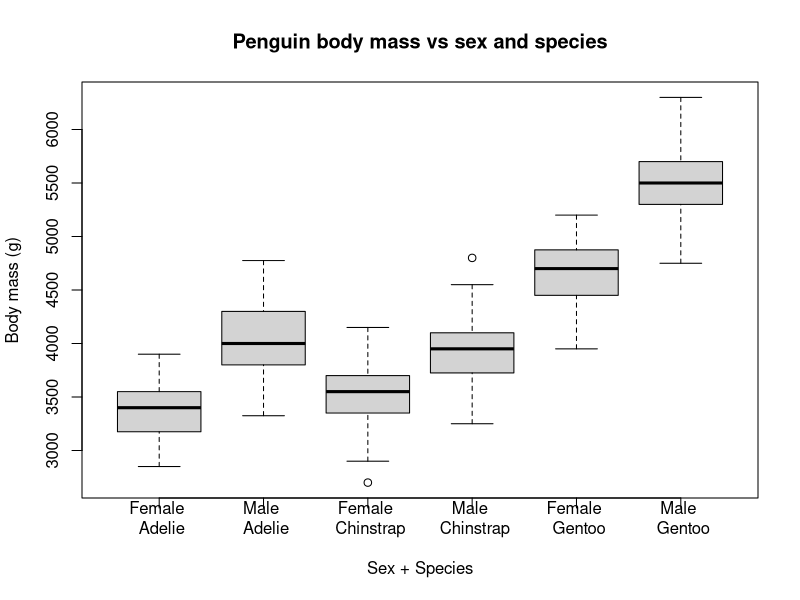

Generate this figure with R:
## ---- chunk 1
knitr::opts_chunk$set(echo = TRUE)
## ---- chunk 2
require(palmerpenguins)
boxplot(body_mass_g ~ sex : species, data = penguins, 
  main = "Penguin body mass vs sex and species", xlab = "Sex + Species", ylab = "Body mass (g)", 
  names = c("Female \n Adelie", "Male \n Adelie", "Female \n Chinstrap", "Male \n Chinstrap", "Female \n Gentoo", "Male \n Gentoo"))

## ---- chunk 3
fit_both = lm(body_mass_g ~ sex : species, data = penguins)
summary(fit_both)
anova(fit_both)
## ---- chunk 4
aggregate(body_mass_g ~ sex : species, data = penguins, FUN = mean)
